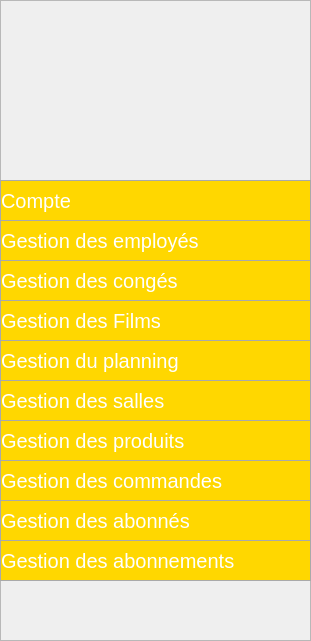
   <widget class="QFrame" name="frame">
    <property name="geometry">
     <rect>
      <x>0</x>
      <y>0</y>
      <width>311</width>
      <height>641</height>
     </rect>
    </property>
    <property name="styleSheet">
     <string notr="true">#frame {
background:#FFD700;
}</string>
    </property>
    <property name="frameShape">
     <enum>QFrame::StyledPanel</enum>
    </property>
    <property name="frameShadow">
     <enum>QFrame::Raised</enum>
    </property>
    <widget class="QPushButton" name="compte">
     <property name="geometry">
      <rect>
       <x>0</x>
       <y>180</y>
       <width>311</width>
       <height>41</height>
      </rect>
     </property>
     <property name="styleSheet">
      <string notr="true">QPushButton {
color: #FFFFFF;
background:#FFD700;
border: none;
font-size:20px;
font-family:Arial, Helvetica, sans-serif;
text-align: left;
border: 1px solid #A9A9A9;
}
QPushButton:hover {
color:#fff;
background:#A9A9A9;
border: none;
text-align: left;
}</string>
     </property>
     <property name="text">
      <string>Compte</string>
     </property>
    </widget>
    <widget class="QPushButton" name="g_emp">
     <property name="geometry">
      <rect>
       <x>0</x>
       <y>220</y>
       <width>311</width>
       <height>41</height>
      </rect>
     </property>
     <property name="styleSheet">
      <string notr="true">QPushButton {
color: #FFFFFF;
background:#FFD700;
border: none;
font-size:20px;
font-family:Arial, Helvetica, sans-serif;
text-align: left;
border: 1px solid #A9A9A9;
}
QPushButton:hover {
color:#fff;
background:#A9A9A9;
border: none;
text-align: left;
}</string>
     </property>
     <property name="text">
      <string>Gestion des employés</string>
     </property>
    </widget>
    <widget class="QPushButton" name="g_cong">
     <property name="geometry">
      <rect>
       <x>0</x>
       <y>260</y>
       <width>311</width>
       <height>41</height>
      </rect>
     </property>
     <property name="styleSheet">
      <string notr="true">QPushButton {
color: #FFFFFF;
background:#FFD700;
border: none;
font-size:20px;
font-family:Arial, Helvetica, sans-serif;
text-align: left;
border: 1px solid #A9A9A9;
}
QPushButton:hover {
color:#fff;
background:#A9A9A9;
border: none;
text-align: left;
}</string>
     </property>
     <property name="text">
      <string>Gestion des congés</string>
     </property>
    </widget>
    <widget class="QPushButton" name="g_film">
     <property name="geometry">
      <rect>
       <x>0</x>
       <y>300</y>
       <width>311</width>
       <height>41</height>
      </rect>
     </property>
     <property name="styleSheet">
      <string notr="true">QPushButton {
color: #FFFFFF;
background:#FFD700;
border: none;
font-size:20px;
font-family:Arial, Helvetica, sans-serif;
text-align: left;
border: 1px solid #A9A9A9;
}
QPushButton:hover {
color:#fff;
background:#A9A9A9;
border: none;
text-align: left;
}</string>
     </property>
     <property name="text">
      <string>Gestion des Films</string>
     </property>
    </widget>
    <widget class="QPushButton" name="g_salle">
     <property name="geometry">
      <rect>
       <x>0</x>
       <y>380</y>
       <width>311</width>
       <height>41</height>
      </rect>
     </property>
     <property name="styleSheet">
      <string notr="true">QPushButton {
color: #FFFFFF;
background:#FFD700;
border: none;
font-size:20px;
font-family:Arial, Helvetica, sans-serif;
text-align: left;
border: 1px solid #A9A9A9;
}
QPushButton:hover {
color:#fff;
background:#A9A9A9;
border: none;
text-align: left;
}</string>
     </property>
     <property name="text">
      <string>Gestion des salles</string>
     </property>
    </widget>
    <widget class="QPushButton" name="g_plng">
     <property name="geometry">
      <rect>
       <x>0</x>
       <y>340</y>
       <width>311</width>
       <height>41</height>
      </rect>
     </property>
     <property name="styleSheet">
      <string notr="true">QPushButton {
color: #FFFFFF;
background:#FFD700;
border: none;
font-size:20px;
font-family:Arial, Helvetica, sans-serif;
text-align: left;
border: 1px solid #A9A9A9;
}
QPushButton:hover {
color:#fff;
background:#A9A9A9;
border: none;
text-align: left;
}</string>
     </property>
     <property name="text">
      <string>Gestion du planning</string>
     </property>
    </widget>
    <widget class="QPushButton" name="g_cmd">
     <property name="geometry">
      <rect>
       <x>0</x>
       <y>460</y>
       <width>311</width>
       <height>41</height>
      </rect>
     </property>
     <property name="styleSheet">
      <string notr="true">QPushButton {
color: #FFFFFF;
background:#FFD700;
border: none;
font-size:20px;
font-family:Arial, Helvetica, sans-serif;
text-align: left;
border: 1px solid #A9A9A9;
}
QPushButton:hover {
color:#fff;
background:#A9A9A9;
border: none;
text-align: left;
}</string>
     </property>
     <property name="text">
      <string>Gestion des commandes</string>
     </property>
    </widget>
    <widget class="QPushButton" name="g_prd">
     <property name="geometry">
      <rect>
       <x>0</x>
       <y>420</y>
       <width>311</width>
       <height>41</height>
      </rect>
     </property>
     <property name="styleSheet">
      <string notr="true">QPushButton {
color: #FFFFFF;
background:#FFD700;
border: none;
font-size:20px;
font-family:Arial, Helvetica, sans-serif;
text-align: left;
border: 1px solid #A9A9A9;
}
QPushButton:hover {
color:#fff;
background:#A9A9A9;
border: none;
text-align: left;
}</string>
     </property>
     <property name="text">
      <string>Gestion des produits</string>
     </property>
    </widget>
    <widget class="QPushButton" name="g_abonnes">
     <property name="geometry">
      <rect>
       <x>0</x>
       <y>500</y>
       <width>311</width>
       <height>41</height>
      </rect>
     </property>
     <property name="styleSheet">
      <string notr="true">QPushButton {
color: #FFFFFF;
background:#FFD700;
border: none;
font-size:20px;
font-family:Arial, Helvetica, sans-serif;
text-align: left;
border: 1px solid #A9A9A9;
}
QPushButton:hover {
color:#fff;
background:#A9A9A9;
border: none;
text-align: left;
}</string>
     </property>
     <property name="text">
      <string>Gestion des abonnés</string>
     </property>
    </widget>
    <widget class="QLabel" name="label">
     <property name="geometry">
      <rect>
       <x>100</x>
       <y>20</y>
       <width>161</width>
       <height>151</height>
      </rect>
     </property>
     <property name="text">
      <string/>
     </property>
     <property name="pixmap">
      <pixmap>../../../Downloads/icons8-paramètres-administrateur-homme-96.png</pixmap>
     </property>
    </widget>
    <widget class="QPushButton" name="g_abonnements">
     <property name="geometry">
      <rect>
       <x>0</x>
       <y>540</y>
       <width>311</width>
       <height>41</height>
      </rect>
     </property>
     <property name="styleSheet">
      <string notr="true">QPushButton {
color: #FFFFFF;
background:#FFD700;
border: none;
font-size:20px;
font-family:Arial, Helvetica, sans-serif;
text-align: left;
border: 1px solid #A9A9A9;
}
QPushButton:hover {
color:#fff;
background:#A9A9A9;
border: none;
text-align: left;
}</string>
     </property>
     <property name="text">
      <string>Gestion des abonnements </string>
     </property>
    </widget>
    <widget class="QLabel" name="label_4">
     <property name="geometry">
      <rect>
       <x>260</x>
       <y>180</y>
       <width>51</width>
       <height>41</height>
      </rect>
     </property>
     <property name="text">
      <string/>
     </property>
     <property name="pixmap">
      <pixmap>../../../Downloads/icons8-formulaire-de-connexion-mot-de-passe-48.png</pixmap>
     </property>
    </widget>
    <widget class="QLabel" name="label_5">
     <property name="geometry">
      <rect>
       <x>260</x>
       <y>220</y>
       <width>51</width>
       <height>41</height>
      </rect>
     </property>
     <property name="text">
      <string/>
     </property>
     <property name="pixmap">
      <pixmap>../../../Downloads/icons8-paie-48 (1).png</pixmap>
     </property>
    </widget>
    <widget class="QLabel" name="label_6">
     <property name="geometry">
      <rect>
       <x>260</x>
       <y>260</y>
       <width>51</width>
       <height>41</height>
      </rect>
     </property>
     <property name="text">
      <string/>
     </property>
     <property name="pixmap">
      <pixmap>../../../Downloads/icons8-signet-50.png</pixmap>
     </property>
    </widget>
    <widget class="QLabel" name="label_7">
     <property name="geometry">
      <rect>
       <x>260</x>
       <y>300</y>
       <width>51</width>
       <height>41</height>
      </rect>
     </property>
     <property name="text">
      <string/>
     </property>
     <property name="pixmap">
      <pixmap>../../../Downloads/icons8-documentaire-50.png</pixmap>
     </property>
    </widget>
    <widget class="QLabel" name="label_8">
     <property name="geometry">
      <rect>
       <x>260</x>
       <y>340</y>
       <width>51</width>
       <height>41</height>
      </rect>
     </property>
     <property name="text">
      <string/>
     </property>
     <property name="pixmap">
      <pixmap>../../../Downloads/icons8-planificateur-50.png</pixmap>
     </property>
    </widget>
    <widget class="QLabel" name="label_9">
     <property name="geometry">
      <rect>
       <x>260</x>
       <y>380</y>
       <width>51</width>
       <height>41</height>
      </rect>
     </property>
     <property name="text">
      <string/>
     </property>
     <property name="pixmap">
      <pixmap>../../../Downloads/icons8-société-50.png</pixmap>
     </property>
    </widget>
    <widget class="QLabel" name="label_10">
     <property name="geometry">
      <rect>
       <x>260</x>
       <y>420</y>
       <width>51</width>
       <height>41</height>
      </rect>
     </property>
     <property name="text">
      <string/>
     </property>
     <property name="pixmap">
      <pixmap>../../../Downloads/icons8-produit-d'occasion-50.png</pixmap>
     </property>
    </widget>
    <widget class="QLabel" name="label_11">
     <property name="geometry">
      <rect>
       <x>260</x>
       <y>460</y>
       <width>51</width>
       <height>41</height>
      </rect>
     </property>
     <property name="text">
      <string/>
     </property>
     <property name="pixmap">
      <pixmap>../../../Downloads/icons8-commande-livrée-50.png</pixmap>
     </property>
    </widget>
    <widget class="QLabel" name="label_12">
     <property name="geometry">
      <rect>
       <x>260</x>
       <y>500</y>
       <width>47</width>
       <height>41</height>
      </rect>
     </property>
     <property name="text">
      <string/>
     </property>
     <property name="pixmap">
      <pixmap>../../../Downloads/icons8-groupe-d&amp;#39;utilisateurs-50.png</pixmap>
     </property>
    </widget>
    <widget class="QLabel" name="label_13">
     <property name="geometry">
      <rect>
       <x>260</x>
       <y>540</y>
       <width>47</width>
       <height>41</height>
      </rect>
     </property>
     <property name="text">
      <string/>
     </property>
     <property name="pixmap">
      <pixmap>../../../Downloads/icons8-billet-de-cinéma-pour-homme-50.png</pixmap>
     </property>
    </widget>
   </widget>
